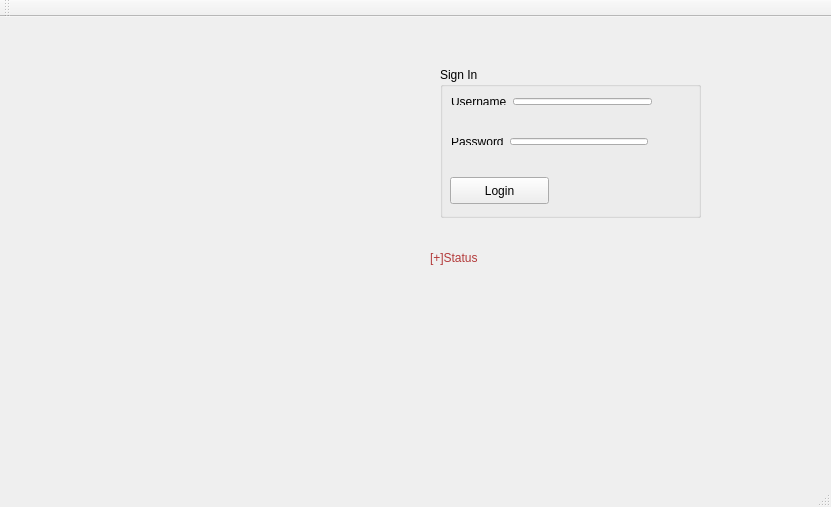
<?xml version="1.0" encoding="UTF-8"?>
<ui version="4.0">
 <class>Login</class>
 <widget class="QMainWindow" name="Login">
  <property name="geometry">
   <rect>
    <x>0</x>
    <y>0</y>
    <width>831</width>
    <height>507</height>
   </rect>
  </property>
  <property name="windowTitle">
   <string>Login</string>
  </property>
  <widget class="QWidget" name="centralWidget">
   <widget class="QLabel" name="label">
    <property name="geometry">
     <rect>
      <x>430</x>
      <y>210</y>
      <width>361</width>
      <height>61</height>
     </rect>
    </property>
    <property name="styleSheet">
     <string notr="true">color: #B33A3A;</string>
    </property>
    <property name="text">
     <string>[+]Status</string>
    </property>
   </widget>
   <widget class="QGroupBox" name="groupBox">
    <property name="geometry">
     <rect>
      <x>440</x>
      <y>50</y>
      <width>261</width>
      <height>151</height>
     </rect>
    </property>
    <property name="title">
     <string>Sign In </string>
    </property>
    <widget class="QPushButton" name="pushButton">
     <property name="geometry">
      <rect>
       <x>10</x>
       <y>110</y>
       <width>99</width>
       <height>27</height>
      </rect>
     </property>
     <property name="text">
      <string>Login</string>
     </property>
    </widget>
    <widget class="QWidget" name="layoutWidget">
     <property name="geometry">
      <rect>
       <x>0</x>
       <y>20</y>
       <width>223</width>
       <height>29</height>
      </rect>
     </property>
     <layout class="QHBoxLayout" name="horizontalLayout">
      <item>
       <widget class="QLabel" name="label_2">
        <property name="text">
         <string>Username</string>
        </property>
       </widget>
      </item>
      <item>
       <widget class="QLineEdit" name="lineEdit_Username"/>
      </item>
     </layout>
    </widget>
    <widget class="QWidget" name="layoutWidget">
     <property name="geometry">
      <rect>
       <x>0</x>
       <y>60</y>
       <width>219</width>
       <height>29</height>
      </rect>
     </property>
     <layout class="QHBoxLayout" name="horizontalLayout_2">
      <item>
       <widget class="QLabel" name="label_3">
        <property name="text">
         <string>Password</string>
        </property>
       </widget>
      </item>
      <item>
       <widget class="QLineEdit" name="lineEdit_Password">
        <property name="inputMask">
         <string/>
        </property>
        <property name="echoMode">
         <enum>QLineEdit::Password</enum>
        </property>
        <property name="placeholderText">
         <string/>
        </property>
       </widget>
      </item>
     </layout>
    </widget>
    <zorder>layoutWidget</zorder>
    <zorder>layoutWidget</zorder>
    <zorder>pushButton</zorder>
   </widget>
   <widget class="QLabel" name="label_image">
    <property name="geometry">
     <rect>
      <x>80</x>
      <y>50</y>
      <width>331</width>
      <height>201</height>
     </rect>
    </property>
    <property name="text">
     <string/>
    </property>
    <property name="pixmap">
     <pixmap>../../../media/shreyas/DATA/Photography/Shortlisted/bean.jpg</pixmap>
    </property>
    <property name="scaledContents">
     <bool>true</bool>
    </property>
   </widget>
  </widget>
  <widget class="QMenuBar" name="menuBar">
   <property name="geometry">
    <rect>
     <x>0</x>
     <y>0</y>
     <width>831</width>
     <height>25</height>
    </rect>
   </property>
  </widget>
  <widget class="QToolBar" name="mainToolBar">
   <attribute name="toolBarArea">
    <enum>TopToolBarArea</enum>
   </attribute>
   <attribute name="toolBarBreak">
    <bool>false</bool>
   </attribute>
  </widget>
  <widget class="QStatusBar" name="statusBar"/>
 </widget>
 <layoutdefault spacing="6" margin="11"/>
 <resources/>
 <connections/>
</ui>
